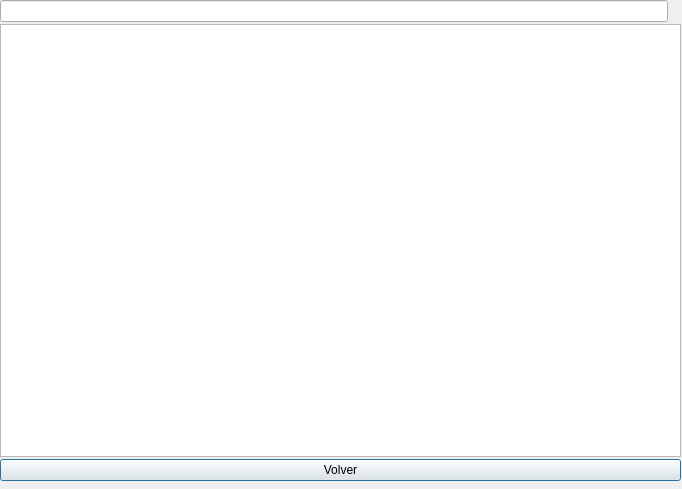
<?xml version="1.0" encoding="UTF-8"?>
<ui version="4.0">
 <class>Dialog</class>
 <widget class="QDialog" name="Dialog">
  <property name="geometry">
   <rect>
    <x>0</x>
    <y>0</y>
    <width>682</width>
    <height>489</height>
   </rect>
  </property>
  <property name="windowTitle">
   <string>Modificar Producto  </string>
  </property>
  <widget class="QWidget" name="gridLayoutWidget">
   <property name="geometry">
    <rect>
     <x>0</x>
     <y>0</y>
     <width>681</width>
     <height>481</height>
    </rect>
   </property>
   <layout class="QGridLayout" name="gridLayout" rowstretch="0,0,0">
    <property name="verticalSpacing">
     <number>2</number>
    </property>
    <item row="2" column="0" colspan="2">
     <widget class="QPushButton" name="pushButton">
      <property name="text">
       <string>Volver</string>
      </property>
     </widget>
    </item>
    <item row="1" column="0" colspan="2">
     <widget class="QTableView" name="tableView"/>
    </item>
    <item row="0" column="0">
     <widget class="QLineEdit" name="campoTexto"/>
    </item>
    <item row="0" column="1">
     <widget class="QLabel" name="label">
      <property name="sizePolicy">
       <sizepolicy hsizetype="Preferred" vsizetype="Preferred">
        <horstretch>0</horstretch>
        <verstretch>0</verstretch>
       </sizepolicy>
      </property>
      <property name="minimumSize">
       <size>
        <width>0</width>
        <height>0</height>
       </size>
      </property>
      <property name="text">
       <string/>
      </property>
      <property name="pixmap">
       <pixmap>../assets/iconoLupa.png</pixmap>
      </property>
      <property name="scaledContents">
       <bool>true</bool>
      </property>
      <property name="margin">
       <number>0</number>
      </property>
     </widget>
    </item>
   </layout>
  </widget>
 </widget>
 <resources/>
 <connections/>
</ui>
